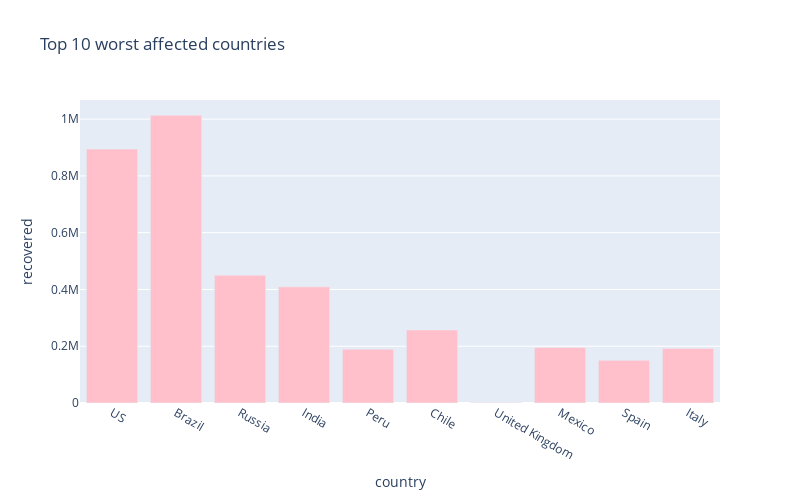

The code cell stored with this chart in its notebook:
### Code cell
px.bar(
    sorted_country_df.head(10),
    x = "country",
    y = "recovered",
    title= "Top 10 worst affected countries", # the axis names
    color_discrete_sequence=["pink"], 
    height=500,
    width=800
)

### Figure 1 — Plotly figure (JSON) as saved in the notebook; plotly's stock layout.template omitted (floating-point values rounded to 4 significant figures)
{"data": [{"alignmentgroup": "True", "hovertemplate": "country=%{x}<br>recovered=%{y}<extra></extra>", "legendgroup": "", "marker": {"color": "pink"}, "name": "", "offsetgroup": "", "orientation": "v", "showlegend": false, "textposition": "auto", "type": "bar", "x": ["US", "Brazil", "Russia", "India", "Peru", "Chile", "United Kingdom", "Mexico", "Spain", "Italy"], "xaxis": "x", "y": [894325, 1013951, 449995, 409083, 189621, 257451, 1375, 195724, 150376, 192108], "yaxis": "y"}], "layout": {"barmode": "relative", "height": 500, "legend": {"tracegroupgap": 0}, "title": {"text": "Top 10 worst affected countries"}, "width": 800, "xaxis": {"anchor": "y", "domain": [0, 1], "title": {"text": "country"}}, "yaxis": {"anchor": "x", "domain": [0, 1], "title": {"text": "recovered"}}}}
